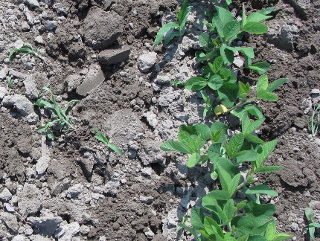
#> input picture data/V1_a.jpg, 320 x 241 px, given in place of the camera
$ python camera.py
#> lines starting #> are read from the running program, lines starting #| are printed output that depends on the picture; after the words box and inside, x2 and y2 are one past the last pixel; in counts of white or black regions, pixels touching at a corner belong together
import cv, cv2
from matplotlib import pyplot as plt
import numpy

CAMERA_INDEX = 0
HUE_MIN = 30
HUE_MAX = 120
PIXEL_WIDTH = 320
PIXEL_HEIGHT = 240
THRESHOLD_PERCENTILE = 95

camera = cv2.VideoCapture(CAMERA_INDEX)
camera.set(cv.CV_CAP_PROP_FRAME_WIDTH, PIXEL_WIDTH)
camera.set(cv.CV_CAP_PROP_FRAME_HEIGHT, PIXEL_HEIGHT)
while True:
    try:
        (s, bgr) = camera.read()
#> bgr is the input picture: shape (241, 320, 3); mean B, G, R 110.6, 119.5, 112
        if s:
            hsv = cv2.cvtColor(bgr, cv2.COLOR_BGR2HSV)
#> hsv: shape (241, 320, 3); mean H, S, V 72.8, 38.7, 123.6
            hue_min = HUE_MIN
            hue_max = HUE_MAX
            sat_min = hsv[:,:,1].mean()
#> sat_min = 38.71
            sat_max = 255
            val_min = numpy.percentile(hsv[:,:,2], 15)
#> val_min = 62
            val_max = numpy.percentile(hsv[:,:,2], 85)
#> val_max = 180
            threshold_min = numpy.array([hue_min, sat_min, val_min], numpy.uint8)
#> threshold_min = [30, 38, 62]
            threshold_max = numpy.array([hue_max, sat_max, val_max], numpy.uint8)
#> threshold_max = [120, 255, 180]
            mask = cv2.inRange(hsv, threshold_min, threshold_max)
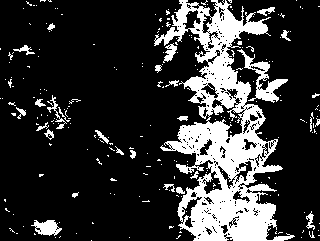
#> mask: shape (241, 320); 20.7% white; 233 white regions (205 under 20 px), largest, box (x1, y1, x2, y2) and area: (154, 0, 295, 241) 13027, (237, 49, 288, 103) 709, (31, 220, 62, 236) 301
            kernel = numpy.ones((5,5), numpy.uint8)
            mask = cv2.morphologyEx(mask, cv2.MORPH_OPEN, kernel)
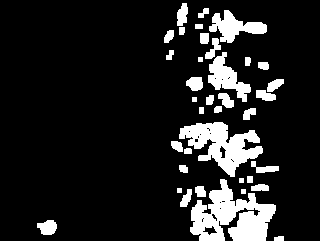
#> mask: shape (241, 320); 12.9% white; 37 white regions, largest, box (x1, y1, x2, y2) and area: (190, 179, 276, 241) 3019, (179, 122, 263, 177) 2221, (208, 52, 251, 102) 908
            column_sum = mask.sum(axis=0) # vertical summation
#> column_sum = 320 values, max 42585 at index 218, min 0 at index 0, mean 7949.6
            threshold = numpy.percentile(column_sum, THRESHOLD_PERCENTILE)
#> threshold = 35470.5
            probable = numpy.nonzero(column_sum >= threshold) # returns 1 length tuble
#> probable = ([214, 215, 216, 217, 218, 219, 220, 221, 222, 223, 224, 225, 226, 227, 228, 230],)
            num_probable = len(probable[0])
#> num_probable = 16
            centroid = int(numpy.median(probable[0]))
#> centroid = 221
            egi = numpy.dstack((mask, mask, mask))
            bgr[:,centroid,:] = 255
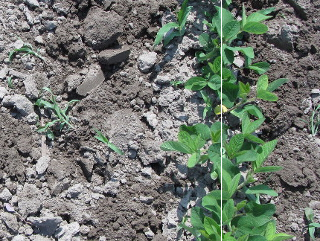
#> bgr: shape (241, 320, 3); 0.31% of pixels changed, all inside (x1, y1, x2, y2) = (221, 0, 222, 241)
            egi[:,centroid,:] = 255
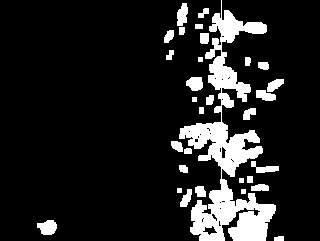
#> egi: shape (241, 320, 3); 13% white; 31 white regions, largest, box (x1, y1, x2, y2) and area: (179, 0, 276, 241) 7502, (37, 220, 57, 235) 224, (177, 3, 188, 26) 190
            hsv[:,centroid,:] = 255
#> hsv: shape (241, 320, 3); mean H, S, V 73.4, 39.2, 124
            output = numpy.hstack((bgr, hsv, egi))
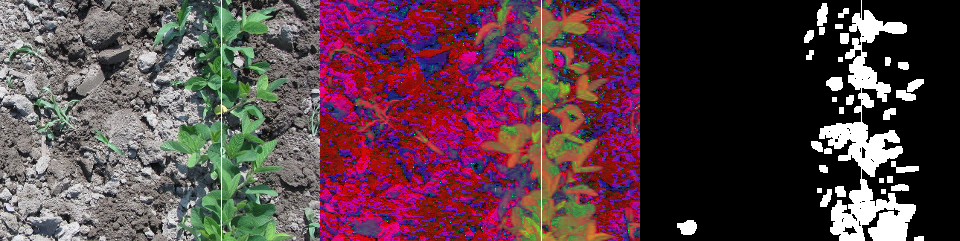
#> output: shape (241, 960, 3); mean B, G, R 72.6, 64.1, 89.9
            cv2.imshow('', output)
            if cv2.waitKey(5) == 27:
#> (key Esc is pressed here)
                pass
            print(centroid)
#| 221
    except Exception as error:
        print('ERROR: %s' % str(error))
        break

$ run again, on data/V1_b.jpg
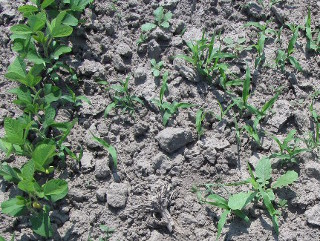
#> input picture data/V1_b.jpg, 320 x 241 px, given in place of the camera
#> bgr is the input picture: shape (241, 320, 3); mean B, G, R 112.8, 123, 112.8
#> sat_min = 39.52
#> val_min = 64
#> val_max = 184
#> threshold_min = [30, 39, 64]
#> threshold_max = [120, 255, 184]
#> `mask = cv2.morphologyEx(mask, cv2.MORPH_OPEN, kernel)`:
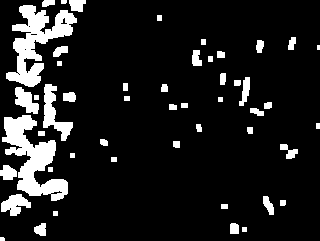
#> mask: shape (241, 320); 11.7% white; 50 white regions (2 under 20 px), largest, box (x1, y1, x2, y2) and area: (2, 115, 68, 201) 2492, (6, 5, 77, 87) 2373, (43, 84, 73, 141) 675
#> column_sum = 320 values, max 41820 at index 30, min 0 at index 86, mean 7212.5
#> threshold = 34718.3
#> probable = ([19, 20, 21, 22, 23, 24, 25, 26, 27, 28, 29, 30, 31, 32, 33, 34],)
#> num_probable = 16
#> centroid = 26
#> bgr: shape (241, 320, 3); 0.31% of pixels changed, all inside (x1, y1, x2, y2) = (26, 0, 27, 241)
#> `output = numpy.hstack((bgr, hsv, egi))`:
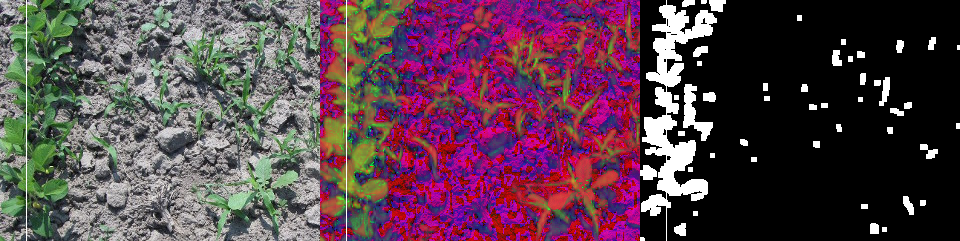
#> output: shape (241, 960, 3); mean B, G, R 76.3, 64.6, 90
#| 26

$ run again, on data/V1_c.jpg
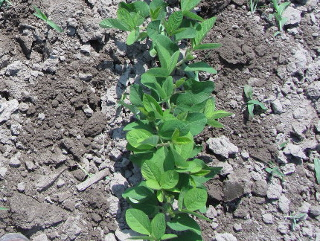
#> input picture data/V1_c.jpg, 320 x 241 px, given in place of the camera
#> bgr is the input picture: shape (241, 320, 3); mean B, G, R 119.3, 130.4, 121
#> sat_min = 42.66
#> val_min = 75
#> val_max = 189
#> threshold_min = [30, 42, 75]
#> threshold_max = [120, 255, 189]
#> `mask = cv2.morphologyEx(mask, cv2.MORPH_OPEN, kernel)`:
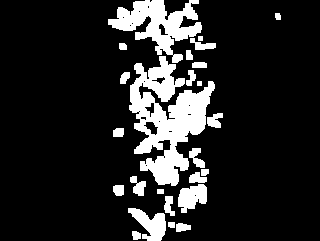
#> mask: shape (241, 320); 14.6% white; 25 white regions, largest, box (x1, y1, x2, y2) and area: (129, 56, 215, 186) 5436, (108, 0, 202, 63) 2642, (128, 208, 166, 241) 683
#> column_sum = 320 values, max 48195 at index 158, min 0 at index 0, mean 8991.1
#> threshold = 39525
#> num_probable = 17
#> centroid = 163
#> bgr: shape (241, 320, 3); 0.31% of pixels changed, all inside (x1, y1, x2, y2) = (163, 0, 164, 241)
#> `output = numpy.hstack((bgr, hsv, egi))`:
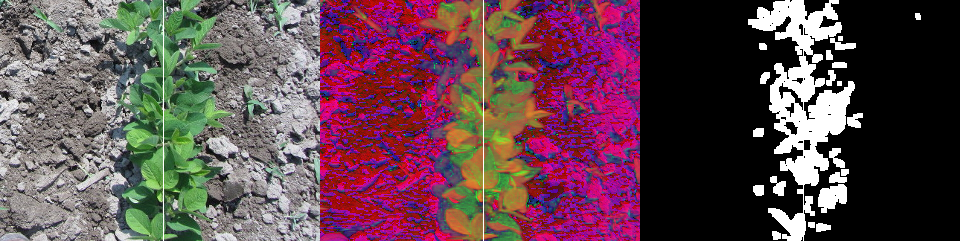
#> output: shape (241, 960, 3); mean B, G, R 79, 70.5, 98.1
#| 163

$ run again, on data/V1_d.jpg
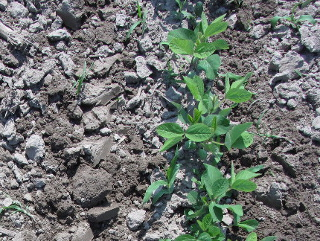
#> input picture data/V1_d.jpg, 320 x 241 px, given in place of the camera
#> bgr is the input picture: shape (241, 320, 3); mean B, G, R 111.2, 115.3, 109.6
#> sat_min = 38.19
#> val_min = 57
#> val_max = 180
#> threshold_min = [30, 38, 57]
#> threshold_max = [120, 255, 180]
#> `mask = cv2.morphologyEx(mask, cv2.MORPH_OPEN, kernel)`:
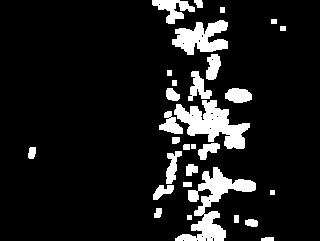
#> mask: shape (241, 320); 10.9% white; 30 white regions, largest, box (x1, y1, x2, y2) and area: (175, 167, 256, 241) 1968, (174, 100, 250, 149) 1819, (172, 20, 228, 55) 1183
#> column_sum = 320 values, max 40290 at index 213, min 0 at index 0, mean 6695.3
#> threshold = 33405
#> num_probable = 17
#> centroid = 209
#> bgr: shape (241, 320, 3); 0.31% of pixels changed, all inside (x1, y1, x2, y2) = (209, 0, 210, 241)
#> `output = numpy.hstack((bgr, hsv, egi))`:
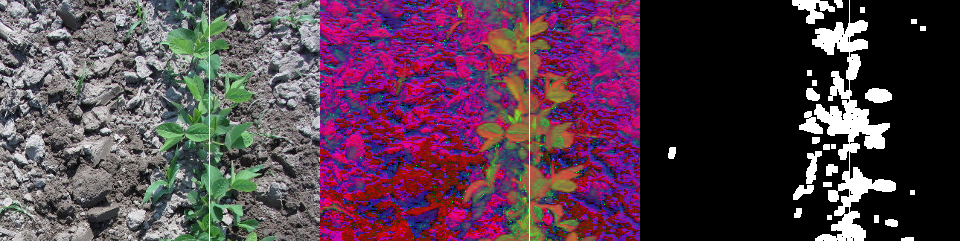
#> output: shape (241, 960, 3); mean B, G, R 77.6, 60.8, 86.4
#| 209
